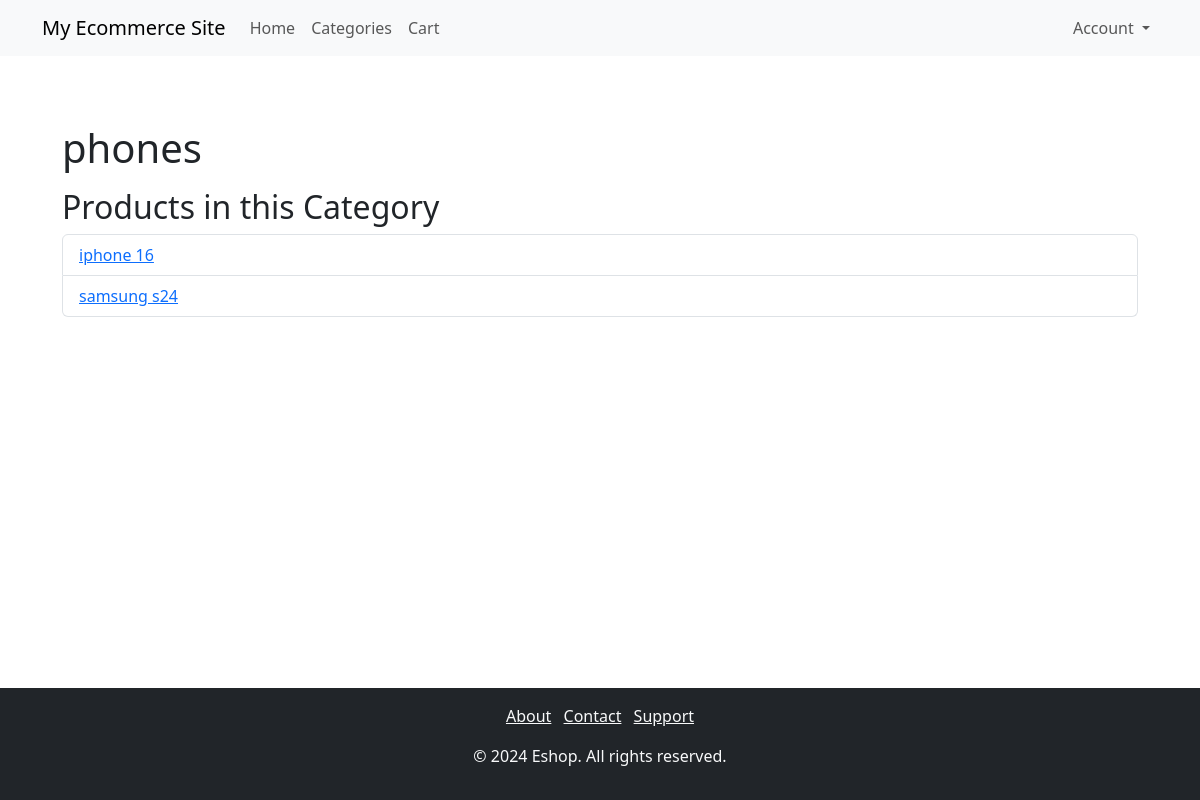
The page /categories/1/ on the database its author committed.
### shop/models.py (models this page shows, shortened)
class Category(models.Model):
    name = models.CharField(max_length=255, unique=True)
    slug = models.SlugField(max_length=255, unique=True)
    created_at = models.DateTimeField(auto_now_add=True)

class Product(models.Model):
    category = models.ForeignKey(Category, on_delete=models.CASCADE, related_name='products')
    name = models.CharField(max_length=255)
    slug = models.SlugField(max_length=255, unique=True)
    description = models.TextField(blank=True, null=True)
    price = models.DecimalField(max_digits=10, decimal_places=2)
    stock = models.PositiveIntegerField()
    image = models.ImageField(upload_to='products/')
    created_at = models.DateTimeField(auto_now_add=True)
    updated_at = models.DateTimeField(auto_now=True)

### shop/views.py (the view)
# urls.py: path('categories/<int:pk>/', views.category_detail, name='category_detail'),
def category_detail(request, pk):
    category = get_object_or_404(Category, pk=pk)
    return render(request, 'shop/category_detail.html', {'category': category})

### shop/templates/shop/category_detail.html (shortened to what this page needs)
{% extends 'shop/base.html' %}
{% block content %}
<div class="container mt-5">
  <h1>{{ category.name }}</h1>
  {% if category.products.all %}
    <h2>Products in this Category</h2>
    <ul class="list-group">
      {% for product in category.products.all %}
        <li class="list-group-item">
          <a href="{% url 'shop:product_detail' product.pk %}">{{ product.name }}</a>
        </li>
      {% endfor %}
    </ul>
  {% else %}
    <p>There are currently no products in this category.</p>
  {% endif %}
</div>
{% endblock %}

### shop/templates/shop/base.html (style rules this page uses)
body { display: flex; flex-direction: column; min-height: 100vh; margin: 0; }

### rows shown on the page
Category: name "phones"
Product: name "iphone 16"
Product: name "samsung s24"
